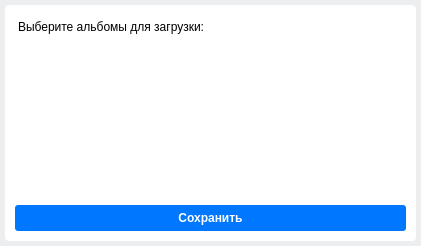
<?xml version="1.0" encoding="UTF-8"?>
<ui version="4.0">
 <class>Dialog</class>
 <widget class="QDialog" name="Dialog">
  <property name="geometry">
   <rect>
    <x>0</x>
    <y>0</y>
    <width>421</width>
    <height>246</height>
   </rect>
  </property>
  <property name="minimumSize">
   <size>
    <width>421</width>
    <height>246</height>
   </size>
  </property>
  <property name="maximumSize">
   <size>
    <width>421</width>
    <height>246</height>
   </size>
  </property>
  <property name="windowTitle">
   <string>Выберите альбомы</string>
  </property>
  <property name="windowIcon">
   <iconset resource="icons.qrc">
    <normaloff>:/icon/icons/image.png</normaloff>:/icon/icons/image.png</iconset>
  </property>
  <property name="styleSheet">
   <string notr="true">background-color: #edeef0;
font-family: Arial;
font-size: 12px;</string>
  </property>
  <layout class="QVBoxLayout" name="verticalLayout">
   <property name="spacing">
    <number>0</number>
   </property>
   <property name="leftMargin">
    <number>5</number>
   </property>
   <property name="topMargin">
    <number>5</number>
   </property>
   <property name="rightMargin">
    <number>5</number>
   </property>
   <property name="bottomMargin">
    <number>5</number>
   </property>
   <item>
    <widget class="QFrame" name="albums_frame">
     <property name="styleSheet">
      <string notr="true">background-color: white;
border-radius: 4px;</string>
     </property>
     <layout class="QVBoxLayout" name="verticalLayout_3">
      <property name="leftMargin">
       <number>10</number>
      </property>
      <property name="topMargin">
       <number>10</number>
      </property>
      <property name="rightMargin">
       <number>10</number>
      </property>
      <property name="bottomMargin">
       <number>10</number>
      </property>
      <item>
       <layout class="QVBoxLayout" name="verticalLayout_2">
        <property name="spacing">
         <number>0</number>
        </property>
        <item>
         <widget class="QLabel" name="label_select_albums">
          <property name="sizePolicy">
           <sizepolicy hsizetype="Preferred" vsizetype="Fixed">
            <horstretch>0</horstretch>
            <verstretch>0</verstretch>
           </sizepolicy>
          </property>
          <property name="styleSheet">
           <string notr="true">margin-top: 5px;
height: 12px;</string>
          </property>
          <property name="text">
           <string>Выберите альбомы для загрузки:</string>
          </property>
          <property name="alignment">
           <set>Qt::AlignLeading|Qt::AlignLeft|Qt::AlignVCenter</set>
          </property>
         </widget>
        </item>
        <item>
         <widget class="QScrollArea" name="scrollArea">
          <property name="styleSheet">
           <string notr="true">QScrollBar:vertical {              
    border: none;     
    background: #f0f0f0;
    width: 10px;               
    margin: 5px 0px 5px 0px;
    min-height: 0px;
}
QScrollBar::handle:vertical {
    background: #cdcdcd;
    min-height: 0px;
    border-radius: 2px;
}

QScrollBar::handle:vertical:hover{	
	background-color: #a6a6a6;
}
QScrollBar::handle:vertical:pressed {	
	background-color: #606060;
}

QScrollBar::add-line:vertical {
    height: 0px;
    subcontrol-position: bottom;
    subcontrol-origin: margin;
}
QScrollBar::sub-line:vertical {
    height: 0 px;
    subcontrol-position: top;
    subcontrol-origin: margin;
}

QScrollBar:horizontal {              
    border: none;     
    background: #f0f0f0;
    height: 10px;               
    margin: 0px 5px 0px 5px;
    min-height: 0px;
}
QScrollBar::handle:horizontal {
    background: #cdcdcd;
    min-height: 0px;
    border-radius: 2px;
}

QScrollBar::handle:horizontal:hover{	
	background-color: #a6a6a6;
}
QScrollBar::handle:horizontal:pressed {	
	background-color: #606060;
}

QScrollBar::add-line:horizontal {
    height: 0px;
    subcontrol-position: bottom;
    subcontrol-origin: margin;
}
QScrollBar::sub-line:horizontal {
    height: 0 px;
    subcontrol-position: top;
    subcontrol-origin: margin;
}</string>
          </property>
          <property name="widgetResizable">
           <bool>true</bool>
          </property>
          <widget class="QWidget" name="scrollAreaWidgetContents">
           <property name="geometry">
            <rect>
             <x>0</x>
             <y>0</y>
             <width>389</width>
             <height>165</height>
            </rect>
           </property>
           <property name="styleSheet">
            <string notr="true">background-color: transparent;</string>
           </property>
           <widget class="QWidget" name="verticalLayoutWidget">
            <property name="geometry">
             <rect>
              <x>0</x>
              <y>0</y>
              <width>381</width>
              <height>502</height>
             </rect>
            </property>
            <layout class="QVBoxLayout" name="layout"/>
           </widget>
          </widget>
         </widget>
        </item>
        <item>
         <widget class="QPushButton" name="button_save">
          <property name="cursor">
           <cursorShape>PointingHandCursor</cursorShape>
          </property>
          <property name="styleSheet">
           <string notr="true">QPushButton {
background-color: #0077FF;
color: white;
border: none;
font-weight: bold;
padding: 3px;
margin-top: 3px;
height: 20px;
border-radius: 3px;
}

QPushButton:hover {
background-color: #1a85ff;
}

QPushButton:pressed {
background-color: #5181b8;
}</string>
          </property>
          <property name="text">
           <string>Сохранить</string>
          </property>
         </widget>
        </item>
       </layout>
      </item>
     </layout>
    </widget>
   </item>
  </layout>
 </widget>
 <resources>
  <include location="icons.qrc"/>
 </resources>
 <connections/>
</ui>
